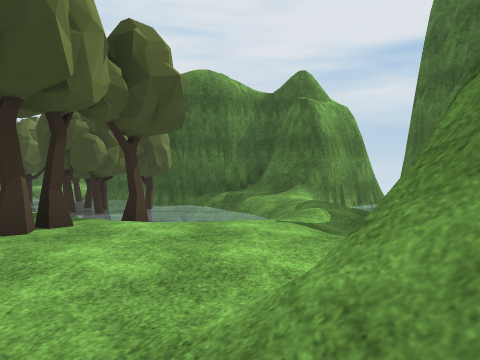
[1] (above)

24 first-person views from a walk through a scene from a Unity 3-D project. The camera is 1.2 m above the floor, tilts 2° down and sees 70° across. The floor is counted in squares, 2 m on a side. Each view is taken from the middle of a square. On the plan, view 1 faces up. The plan holds only what a view shows up to about 10 squares ahead; the rest is blank. The place goes on beyond the plan. Some animated figures are left out. Some surface patterns are stand-ins.

[2]
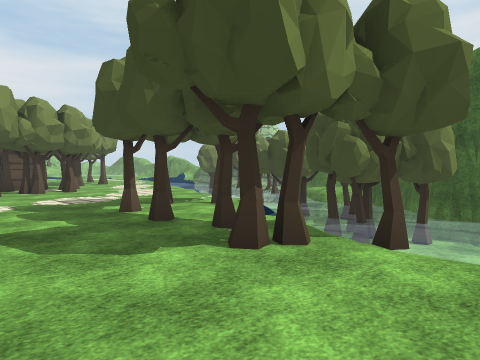

[3]
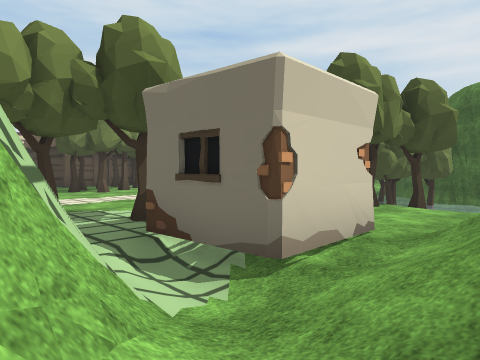

[4]
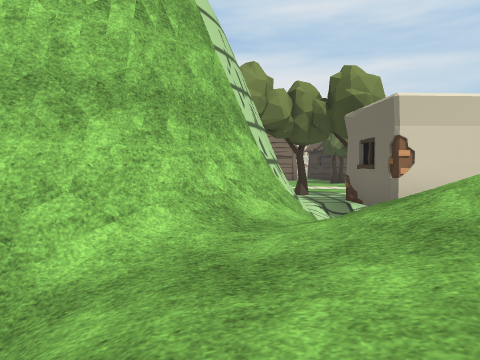

[5]
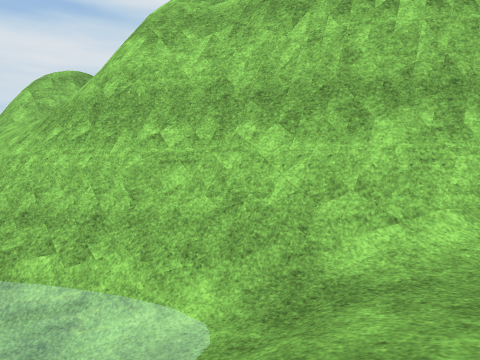

[6]
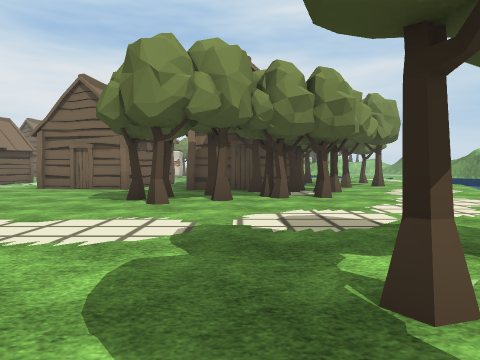

[7]
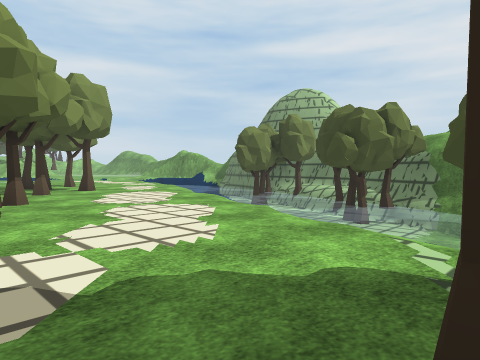

[8]
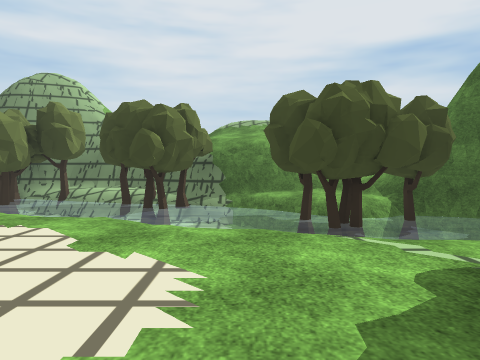

[9]
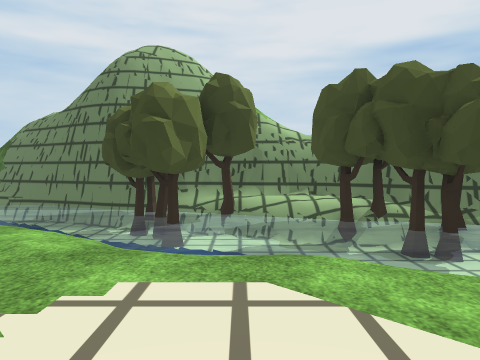

[10]
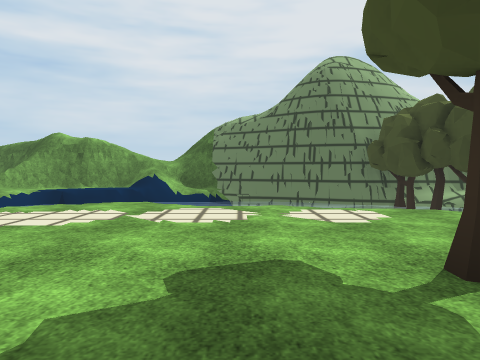

[11]
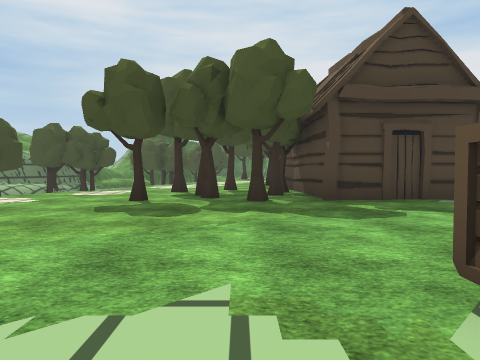

[12]
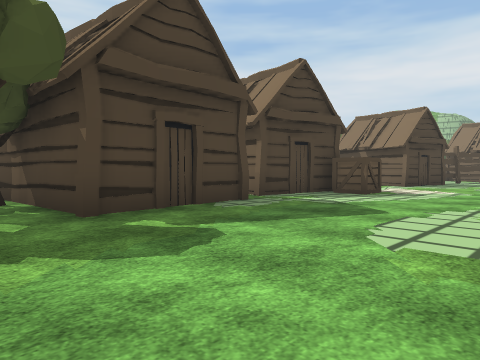

[13]
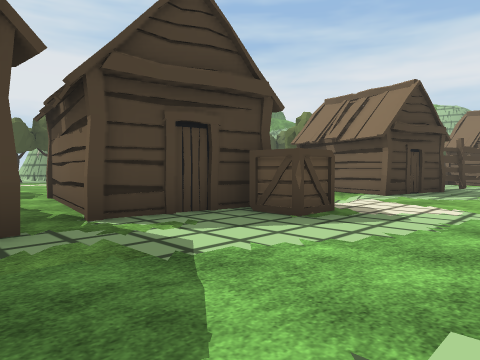

[14]
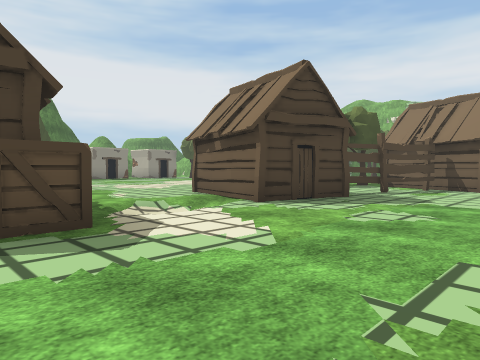

[15]
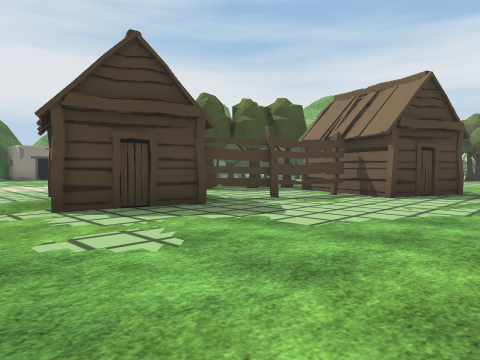

[16]
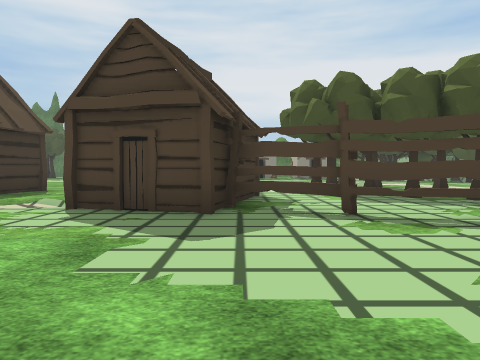

[17]
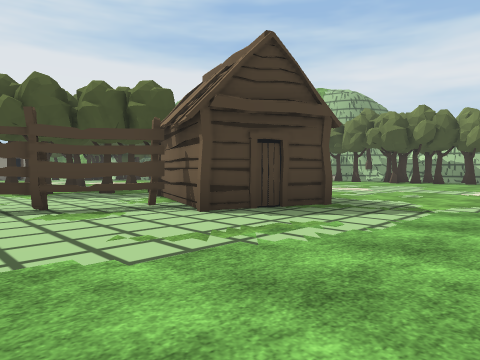

[18]
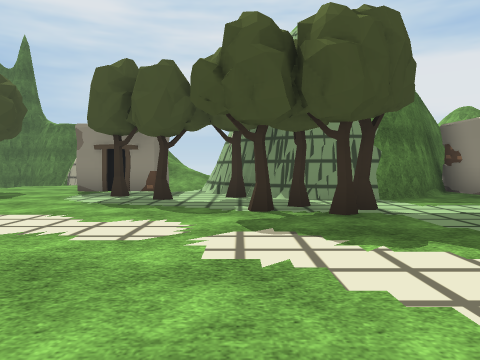

[19]
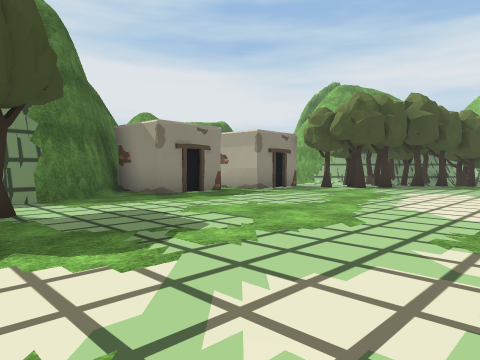

[20]
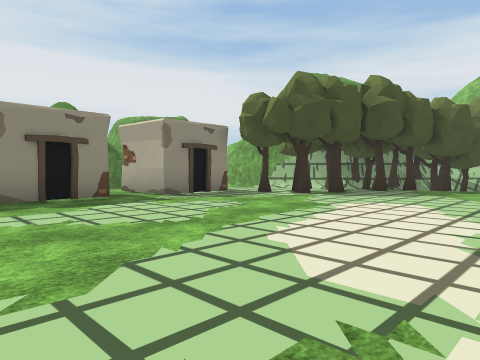

[21]
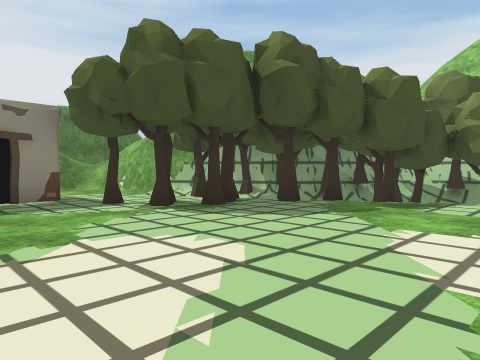

[22]
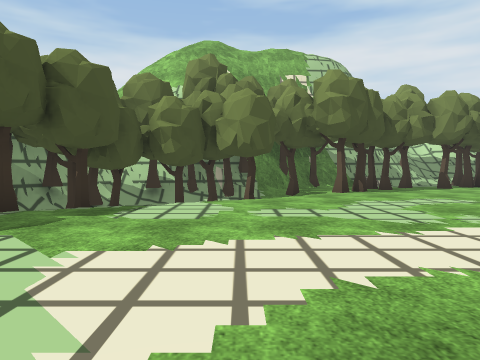

[23]
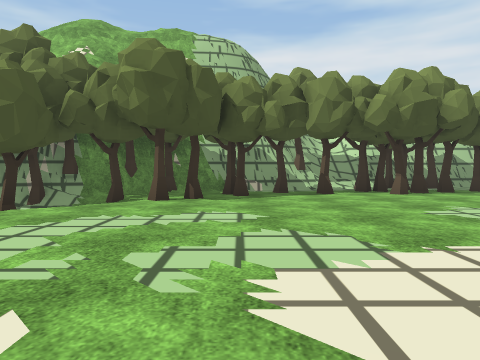

[24]
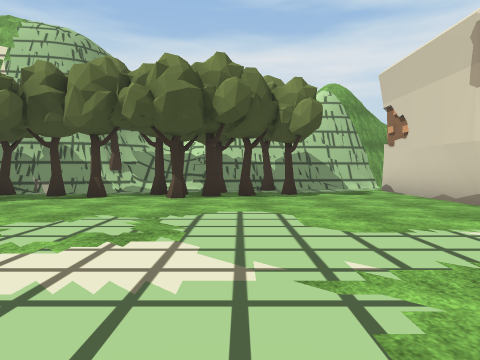

### Floor plan
Key: @ floor where view 1 was taken; # wall or solid block; . main floor; - floor 0.25 m lower than the main floor; _ floor 0.5 m lower than the main floor; < floor 0.75 m lower than the main floor; / step, stairs or slope; = window, fence, low wall or low ledge; ~ water the walk can cross; ≈ water the walk keeps out of; v drop or lower ground; T tree; H hut; C crate; F fence; O other object.
Columns run from 25 left of view 1 to 4 right of it. Each row starts with its distance up from view 1.
 17      ######v
 16 = ..__##vvvv
 15 /≈≈≈≈≈≈≈≈#T####
 14        ≈≈≈TTT-####
 13         ≈≈TT≈≈TTT####
 12    /.//≈ ≈≈≈≈≈≈TT≈-.#
 11    ....../≈≈≈≈≈≈≈≈T=###
 10    ........//≈≈≈≈≈TTT≈#####
  9     ........./≈ ≈≈T≈≈TT##/####
  8    ....T..T...../  ≈≈TTT≈//v≈#
  7   ......TT........//≈≈T≈≈≈/≈
  6  ......T..T.........T ≈≈≈≈//
  5   .......TT.TOT....T...TT /<
  4    C....HHHHTTT.....TTTT../
  3    .....H   T..T.......T...
  2     ....HH H.T.T..........#
  1     ..........T........##/#
  0     ....HHHH.........T.##@/
 -1    .....H  H.........T.##///
 -2    ....CHHHH...........##////
 -3    ...../..........T.T####////
 -4   .....//...  .....T.##  ##//
 -5   ....../..........T.#    ##~≈
 -6   .....HHHH..........##    #~≈
 -7   .....H   ...........#    ##
 -8  .......HH    .......###    #
 -9  ......F...   .......#
-10  .....F...TT  .......#    ###
-11  ....HF...T   .......##   #=#
-12   ....HH.T.   .......#
-13   ..HH HT.T  ........#
-14   ...     . .......TT...=
-15   ....   .........TT.////
-16   ..... ..........TTT/##=
-17    ..............TT#T##
-18    ............//TT##v
-19   ............/TTTT#
-20  ...........T TT~/#
-21  #........TT.TTTT##
-22  #....T.TTT..TTT##
-23  #..TTTT #T#T#
-24  #..T#TO####
-25    #######

Where each view was taken, in squares from view 1:
view 1: 0 up, 0 right, facing up
view 2: 1 up, 0 right, facing up-left
view 3: 3 down, 1 right, facing up-left
view 4: 3 down, 4 right, facing left
view 5: 3 down, 4 right, facing down-left
view 6: 3 up, 4 left, facing left
view 7: 4 up, 6 left, facing up-left
view 8: 4 up, 8 left, facing up
view 9: 7 up, 13 left, facing up
view 10: 6 up, 19 left, facing up
view 11: 6 up, 24 left, facing right
view 12: 6 up, 22 left, facing down-right
view 13: 2 up, 21 left, facing down-right
view 14: 1 down, 22 left, facing down-right
view 15: 4 down, 23 left, facing down-right
view 16: 8 down, 23 left, facing right
view 17: 8 down, 24 left, facing down-right
view 18: 3 down, 11 left, facing right
view 19: 4 down, 11 left, facing down-right
view 20: 7 down, 11 left, facing down-right
view 21: 11 down, 11 left, facing down-right
view 22: 12 down, 11 left, facing down
view 23: 14 down, 15 left, facing down
view 24: 15 down, 20 left, facing down
